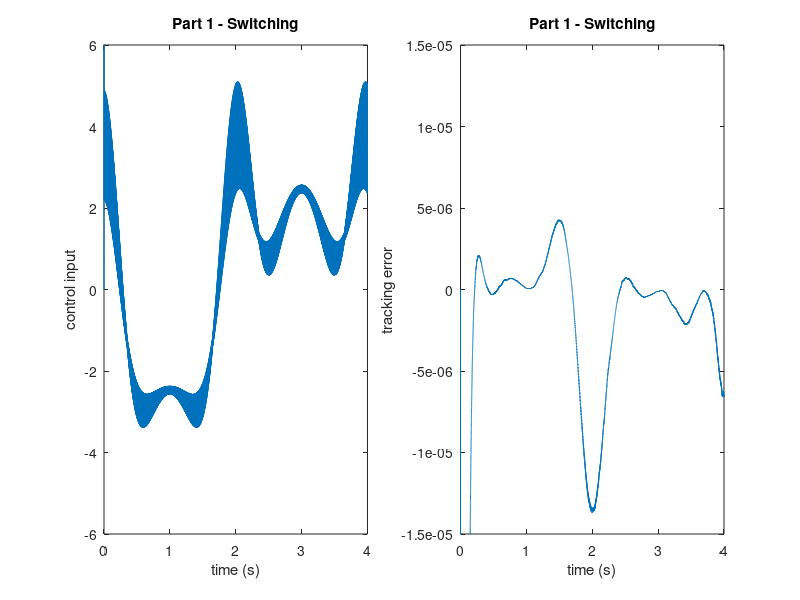

MATLAB code for this plot:
% ------------------------------------------------------------------------
% University of Maryland, College Park
% ENME 808B - Applied Nonlinear Controls
% Homework #8
% Due November 5, 2018
%
% David A Smart
% November 1, 2018
% ------------------------------------------------------------------------
%% Problem Statement
% Consider the nonlinear system 
%       x_dotdot + a(t)*x_dot^2*cos(3*x) = u
%       1 <= a(t) <= 2
%       x_d(t) = sin((pi/2)*t)
%
% switching control law
%       u = u_hat - k*sgn(s)
%       eta = 0.1;
%       phi = 0.1;
%       lambda = 20;
% ------------------------------------------------------------------------
%% clean up
close all
clear
clc
% ------------------------------------------------------------------------
%% setup
% controller parameters
eta = 0.1;
phi = 0.1;
lambda = 20;
% simulation time-step
dt = 0.0001;

%% initial conditions
% time
t(1) = 0;

% state
x(1) = 0;
x_dot(1) = 0;
x_dotdot(1) = 0;
a(1) = 1 + abs(sin(t(1)));
f(1) = a(1)*x_dot(1)^2*cos(3*x(1));

% desired trajectory
x_d(1) = sin((pi/2)*t(1));
x_d_dot(1) = (x_d(1)-0)/dt;
x_d_dotdot(1) = (x_d_dot(1)-0)/dt;

% error
x_tilda(1) = x(1) - x_d(1);
x_tilda_dot(1) = (x_tilda(1) - 0)/dt;
x_tilda_dotdot(1) = (x_tilda_dot(1) - 0)/dt;

% control input
f_hat(1) = -1.5*x_dot(1)^2*cos(3*x(1));
v(1) = x_d_dotdot(1) - lambda*x_tilda_dot(1);
u_hat(1) = -f_hat(1) + v(1);
F(1) = 0.5*x_dot(1)^2*abs(cos(3*x(1)));
k(1) = F(1) + eta;
s(1) = x_tilda_dot(1) + lambda*x_tilda(1);
u(1) = u_hat(1) - k(1)*sign(s(1));
 
% ------------------------------------------------------------------------
%% time-loop
for i = 2:(4/dt)
    % time
    t(i) = t(i-1) + dt;

    % state
    a(i) = 1 + abs(sin(t(i)));
    f(i) = a(i)*x_dot(i-1)^2*cos(3*x(i-1));
    x_dotdot(i) = u(i-1) - f(i);
    x_dot(i) = x_dot(i-1) + dt*x_dotdot(i-1);
    x(i) = x(i-1) + dt*x_dot(i-1);

    % desired trajectory
    x_d(i) = sin((pi/2)*t(i));
    x_d_dot(i) = (x_d(i) - x_d(i-1))/dt;
    x_d_dotdot(i) = (x_d_dot(i) - x_d_dot(i-1))/dt;

    % error
    x_tilda(i) = x(i) - x_d(i);
    x_tilda_dot(i) = (x_tilda(i) - x_tilda(i-1))/dt;
    x_tilda_dotdot(i) = (x_tilda_dot(i) - x_tilda_dot(i-1))/dt;

    % control input
    f_hat(i) = -1.5*x_dot(i)^2*cos(3*x(i));
    v(i) = x_d_dotdot(i) - lambda*x_tilda_dot(i);
    u_hat(i) = -f_hat(i) + v(i);
    F(i) = 0.5*x_dot(i)^2*abs(cos(3*x(i)));
    k(i) = F(i) + eta;
    s(i) = x_tilda_dot(i) + lambda*x_tilda(i);
    u(i) = u_hat(i) - k(i)*sign(s(i));
end
% ------------------------------------------------------------------------
%% Display
figure(1)
set(gcf,'Units','normalized','Position',[0.1 0.1 0.8 0.8]); % large

subplot(1,2,1);
plot(t, u);
xlabel('time (s)')
ylabel('control input')
title('Part 1 - Switching')
axis([0 4 -6 6])

subplot(1,2,2);
plot(t, x_tilda);
xlabel('time (s)')
ylabel('tracking error')
title('Part 1 - Switching')
% axis([0 4 -5*10^-3 5*10^-3])
axis([0 4 -15*10^-6 15*10^-6])
%% ------------------------------------------------------------------------